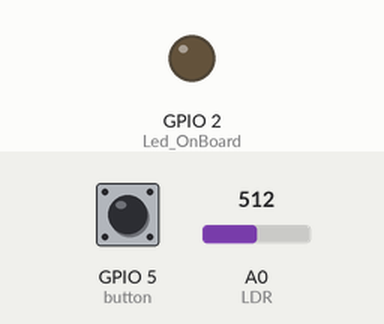
Bench run of a sketch on a simulated ESP8266 (NodeMCU). On the bench: output pins drawn as LEDs (lit = HIGH). Dashed ring = blinking. The test bench sets the inputs (shaded band); at power-on: GPIO 5 (button) HIGH, A0 (LDR) = 512. WiFi joins after 1.5 s; servers stay silent unless stated; web services answer with replies made up by the test bench; what the sketch prints to the serial monitor is not drawn.

Above: at 1.0 s.
At 3.3 s:
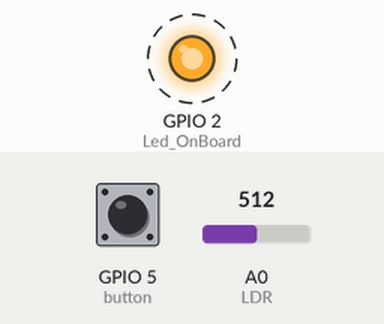
4.8 s: GPIO 5 (button) pulled LOW for 2.6 s
Timing chart, 0 to 14.9 s (numbered marks = the images above; inputs shaded):
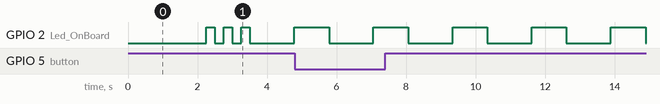

Measured:
- by itself, GPIO 2 (Led_OnBoard): alternates HIGH for 1.0 s and LOW for 1.3 s

The sketch:

LoLin_NodeMCU_ESP8266_V3_GS_Send_Data.ino
```cpp
#include <ESP8266WiFi.h>

int Led_OnBoard = 2;                                      // Initialize the Led_OnBoard
int button = 5;                                           // Initialize Push button

const char* ssid = "Your_wifi_name";                      // Your wifi Name
const char* password = "Your_wifi_password";              // Your wifi Password

const char *host = "api.pushingbox.com";                  // pushingbox Host

void setup() {
  // put your setup code here, to run once:
  delay(1000);

  pinMode(Led_OnBoard, OUTPUT);                           // Initialize the Led_OnBoard pin as an output
  pinMode(button, INPUT_PULLUP);                          // initialize the pushbutton pin as an input

  Serial.begin(115200);
  WiFi.mode(WIFI_OFF);                                    // Prevents reconnection issue (taking too long to connect)
  delay(1000);
  WiFi.mode(WIFI_STA);                                    // This line hides the viewing of ESP as wifi hotspot

  WiFi.begin(ssid, password);                             // Connect to your WiFi router
  Serial.println("");

  Serial.print("Connecting");
  // Wait for connection
  while (WiFi.status() != WL_CONNECTED) {
    digitalWrite(Led_OnBoard, LOW);
    delay(250);
    Serial.print(".");
    digitalWrite(Led_OnBoard, HIGH);
    delay(250);
  }

  digitalWrite(Led_OnBoard, HIGH);
  //If connection successful show IP address in serial monitor
  Serial.println("");
  Serial.println("Successfully Connecting");
  Serial.println("Connected to Network/SSID");
  Serial.print("IP address: ");
  Serial.println(WiFi.localIP());                           //IP address assigned to your ESP
}

// the loop function runs over and over again forever
void loop() {
  digitalWrite(Led_OnBoard, LOW);

  String Button_status = "";
  if (digitalRead(button) == LOW) {
  Button_status = "Button_pressed";
  }
  else{
  Button_status = "Button_not_pressed";
  }

  int ldrvalue=analogRead(A0);                              //Read Analog value of LDR
  String LdrValueSend = String(ldrvalue);                   //interger to String conversion

  Serial.println("");
  Serial.println("----------------------------------------------");
  Serial.print("connecting to ");
  Serial.println(host);

  // Use WiFiClient class to create TCP connections
  WiFiClient client;
  const int httpPort = 80;
  if (!client.connect(host, httpPort)) {
    Serial.println("connection failed");
    return;
  }

  // We now create a URI for the request
  String url = "/pushingbox?";
  url += "devid=";
  url += "Your_devid";
  url += "&LDR="+LdrValueSend;
  url += "&Button="+Button_status;

  Serial.print("Requesting URL: ");
  Serial.println(url);

  // This will send the request to the server
  client.print(String("GET ") + url + " HTTP/1.1\r\n" + "Host: " + host + "\r\n" + "Connection: close\r\n\r\n");
  unsigned long timeout = millis();
  while (client.available() == 0) {
    if (millis() - timeout > 4000) {
      Serial.println(">>> Client Timeout !");
      client.stop();
      return;
    }
  }

  // Read all the lines of the reply from server and print them to Serial
  while(client.available()){
    String line = client.readStringUntil('\r');
    Serial.print(line);
    Serial.print("Data Sent!");
  }

  Serial.println();
  Serial.println("closing connection");
  Serial.println("----------------------------------------------");
  digitalWrite(Led_OnBoard, HIGH);
  delay(1000);
}
```
